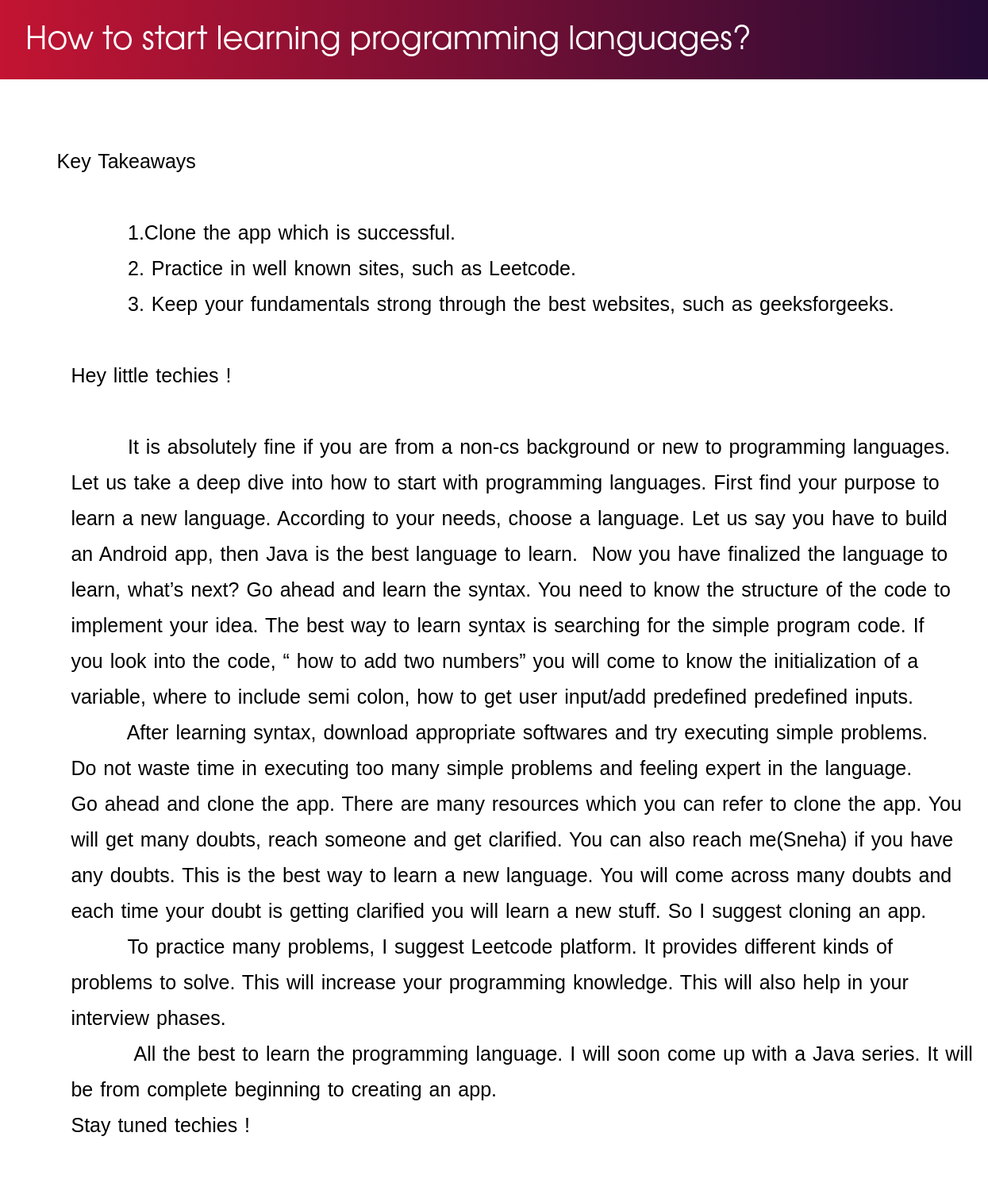
Page /2/ on the committed database.
### blog/models.py (models this page shows, shortened)
class Post(models.Model):
    title = models.CharField(max_length=200, unique=True)
    slug = models.SlugField(max_length=200, unique=True)
    clip = models.FileField(upload_to="videos/%y", null=True,blank=True)
    author = models.ForeignKey(User, on_delete= models.CASCADE,related_name='blog_posts')
    updated_on = models.DateTimeField(auto_now= True)
    content = models.TextField()
    created_on = models.DateTimeField(auto_now_add=True)
    status = models.IntegerField(choices=STATUS, default=0)
    class Meta:
        ordering = ['-created_on']

### blog/views.py (the view)
# urls.py: path('<int:pk>/', views.PostDetail.as_view(), name='post_detail'),
class PostDetail(generic.DetailView):
    model = Post
    template_name = 'post_detail.html'

### blog/templates/post_detail.html (shortened to what this page needs)
<!DOCTYPE html>
<html>
  <body>
    <div class style="color:White;">
      <p class="heading">{{post.title}}</p></div>
      {% if post.clip %}
        <pre class="v_text">
           {{post.content}} </pre>
        <video class="video" controls src="{{post.clip.url}}" type="video/mp4" preload="auto" ></video>
<br>
<pre >                                                                    NOTE: Download and view.</pre>
     {% else %}
     <div class="content">
       <pre class="post">
        {{post.content}}
       </pre>
     </div>
   {% endif %}
  </body>
</html>

### blog/templates/post_detail.html (style rules this page uses)
* { margin: 0; padding: 0; border:none; outline: none; box-sizing: border-box; -webkit-tap-highlight-color:transparent; }
.heading { height: 100px; background-image: linear-gradient(-90deg, #240b36 , #c31432); font-size: 40px; font-family:Avantgarde, TeX Gyre Adventor, URW Gothic L, sans-serif ; top:0; left:0; right: 0; padding: 2rem; }
.content { white-space: pre; }
.content .post { white-space: pre; line-height: 1.8; font-size:25px; font-family:Optima, sans-serif; word-spacing: 2px; }

### rows in the picture
Post: title "How to start learning programming languages?", content "Key Takeaways 1.Clone the app which is successful. 2. Practice in well known sites, such as Leetcode. 3. Keep your fundamentals strong through the best websites, such as geeksforgeeks. Hey little techies ! It is absolutely fine if you are from a non-cs background or new to programming languages. Let us take a deep dive into how to start with programming languages. First find your purpose to learn a new language. According to your needs, choose a language. Let us say you have to build an Android app, then Java is the best language to learn. Now you have finalized the language to learn, what’s next? Go ahead and learn the syntax. You need to know the structure of the code to implement your…"
